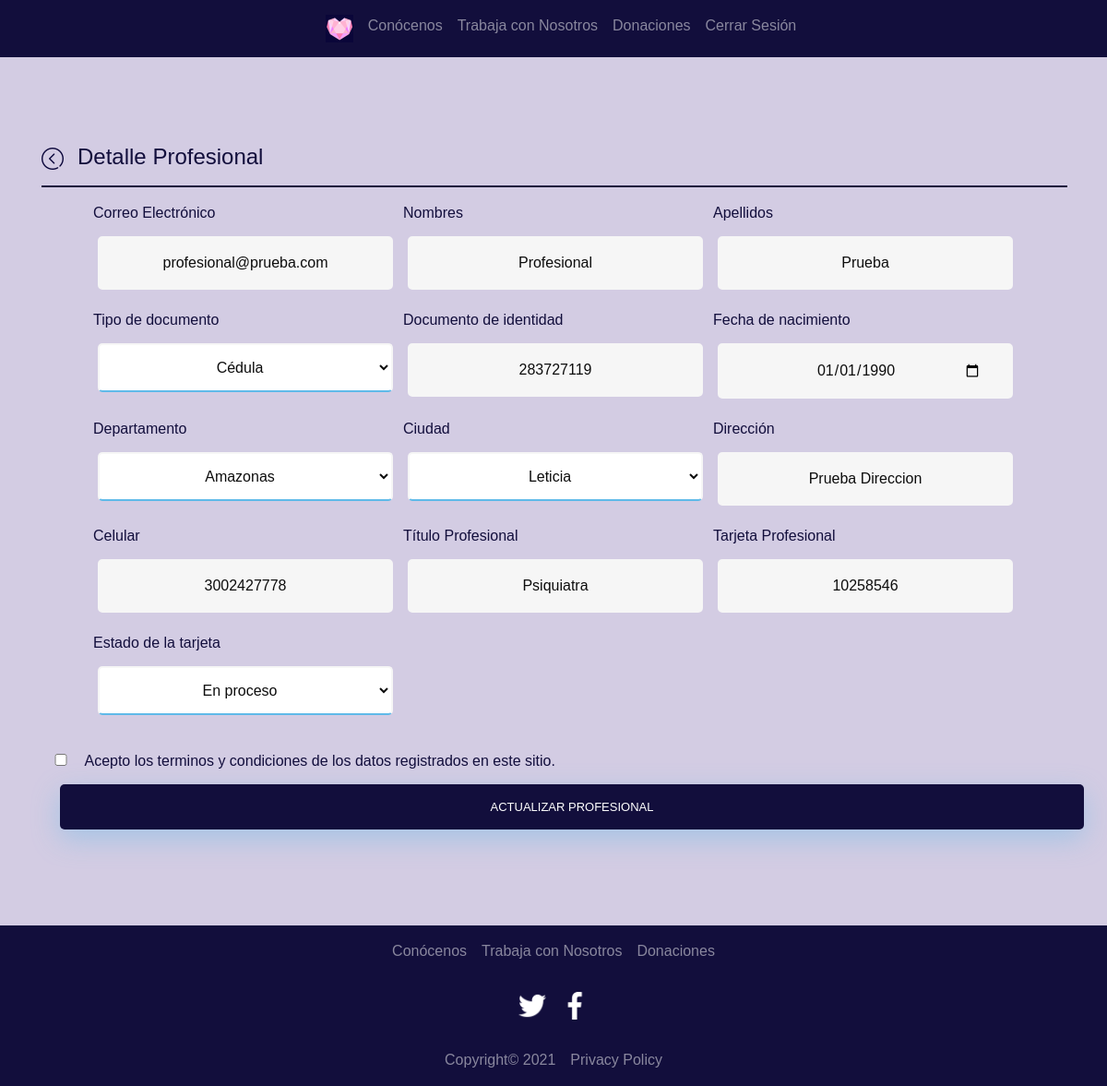
/vista/admin/profesional.php?id=39 (signed in), run on the app's committed database.
### tables this page shows
CREATE TABLE `usuario` (
  `idUsuario` bigint(20) NOT NULL,
  `tipoUsuario` varchar(60) NOT NULL,
  `correo` varchar(255) NOT NULL,
  `password` varchar(255) NOT NULL
);

CREATE TABLE `profesional` (
  `usuario_idUsuario` bigint(20) NOT NULL,
  `nombre` varchar(45) NOT NULL,
  `apellido` varchar(45) NOT NULL,
  `tipoDocumento` varchar(45) NOT NULL,
  `documentoIdentidad` varchar(45) NOT NULL,
  `fechaNacimiento` date NOT NULL,
  `departamento` varchar(125) NOT NULL,
  `ciudad` varchar(125) NOT NULL,
  `direccion` varchar(300) NOT NULL,
  `celular` varchar(45) NOT NULL,
  `tituloProfesional` varchar(125) NOT NULL,
  `tarjetaProfesional` varchar(45) NOT NULL,
  `estadoTarjeta` varchar(45) NOT NULL,
  `estado` int(1) NOT NULL DEFAULT 0
);

### utilidades/metodosBD.php (called while the page is built, shortened)
<?php
class MetodosBD{
    function consultarProfesional($usuario_idUsuario){
        $this->conn=new Conexion();
        $resultado=$this->conn->conexion();
        $result = $resultado->query("SELECT * FROM profesional WHERE usuario_idUsuario = $usuario_idUsuario");
        return $result;
    }
    function consultarUsuario($usuario_idUsuario){
            $this->conn=new Conexion();
            $resultado=$this->conn->conexion();
            $result = $resultado->query("SELECT * FROM usuario WHERE idUsuario = $usuario_idUsuario");
            return $result;
    }
}
?>

### vista/admin/profesional.php (the view, shortened to what this page needs)
<?php
require_once('../../utilidades/metodosBD.php');
$metodosBD = new MetodosBD();
if(isset($_GET['id'])){
  $idUsuario = $_GET['id'];
}else{
  header('Location: ../error.php');
}
?>
<!DOCTYPE html>
<html lang="es">
<head>
  <link rel="stylesheet" type="text/css" href="../../css/bootstrap.css">
  <link rel="stylesheet" type="text/css" href="../../css/estilos.css">
</head>
<body>
  <header>
    <nav class="navbar navbar-expand-sm navbar-dark bg-primary">
      <div class="collapse navbar-collapse  justify-content-center" id="collapsibleNavbar">
        <ul class="navbar-nav ">
          <li class="nav-item">
            <a class="nav-link" href="../../index.php"><img src="../../icons/koe.png" alt="Logo" width="30px"></a>
          </li>
          <li class="nav-item">
            <a class="nav-link" href="../conocenos_log.php">Conócenos</a>
          </li>
          <li class="nav-item">
            <a class="nav-link" href="../trabaja_con_nosotros_log.php">Trabaja con Nosotros</a>
          </li>
          <li class="nav-item">
            <a class="nav-link" href="../donaciones_log.php">Donaciones</a>
          </li>
          <li class="nav-item">
            <a class="nav-link" href="../../controlador/cerrar.php">Cerrar Sesión</a>
          </li>
        </ul>
      </div>
    </nav>
  </header>
  <div class="contenedor">
    <div class="container">
      <h4><a style="margin-right: 15px;" href="inicio.php"><img src="../../icons/back-track.png" alt="Ir atrás"></a>Detalle Profesional</h4>
      <hr>
      <form action="" method="post" class="profile-form">
        <?php
          $resultado = $metodosBD->consultarUsuario($idUsuario);
            if(mysqli_num_rows($resultado) > 0){
              while ($row = mysqli_fetch_assoc($resultado)){
              ?>
              <div>
                <ul class="profile-info contact-info">
                  <li>
                    <label for="correo">Correo Electrónico</label>
                    <input type="email" name="correo" value="<?php echo $row['correo'] ?>" disabled required>
                  </li>
              <?php
              }
            }
            $resultado = $metodosBD->consultarProfesional($idUsuario);
            if(mysqli_num_rows($resultado) > 0){
              while ($row = mysqli_fetch_assoc($resultado)){
            ?>
            <li>
              <label for="nombre">Nombres</label>
              <input type="text" name="nombre" value="<?php echo $row['nombre'] ?>" required>
            </li>
            <li>
              <label for="apellido">Apellidos</label>
              <input type="text" name="apellido" value="<?php echo $row['apellido'] ?>" required>
            </li>
            <li>
              <label for="tipoDocumento">Tipo de documento</label>
              <select class="profile-form-option" name="tipoDocumento" id="tipoDocumento" required>
                <option value="<?php echo $row['tipoDocumento'] ?>"><?php echo $row['tipoDocumento'] ?></option>
              </select>
            </li>
            <li>
              <label for="documento">Documento de identidad</label>
              <input type="text" name="documento" value="<?php echo $row['documentoIdentidad'] ?>" required>
            </li>
            <li>
              <label for="fechaNacimiento">Fecha de nacimiento</label>
              <input type="date" name="fechaNacimiento" value="<?php echo $row['fechaNacimiento'] ?>" required>
            </li>
            <li>
              <label for="departamento">Departamento</label>
              <select class="profile-form-option" name="departamento" required>
                <option value="<?php echo $row['departamento'] ?>"><?php echo $row['departamento'] ?></option>
              </select>
            </li>
            <li>
              <label for="ciudad">Ciudad</label>
              <select class="profile-form-option" name="ciudad" id="" required>
                <option value="<?php echo $row['ciudad'] ?>"><?php echo $row['ciudad'] ?></option>
              </select>
            </li>
            <li>
              <label for="direccion">Dirección</label>
              <input type="text" name="direccion" value="<?php echo $row['direccion'] ?>" required>
            </li>
            <li>
              <label for="celular">Celular</label>
              <input type="tel" name="celular" value="<?php echo $row['celular'] ?>" required>
            </li>
            <li>
              <label for="tituloProfesional">Título Profesional</label>
              <input type="text" name="tituloProfesional" value="<?php echo $row['tituloProfesional'] ?>" required>
            </li>
            <li>
              <label for="tarjetaProfesional">Tarjeta Profesional</label>
              <input type="text" name="tarjetaProfesional" value="<?php echo $row['tarjetaProfesional'] ?>" required>
            </li>
            <li>
              <label for="estadoTarjeta">Estado de la tarjeta</label>
              <select class="profile-form-option" name="estadoTarjeta" id="" required>
                <option value="<?php echo $row['estadoTarjeta'] ?>"><?php echo $row['estadoTarjeta'] ?></option>
              </select>
            </li>
          </ul>
        </div>
        <?php
        }}
        ?>
        <input class="confirm" name="terminosycondiciones" type="checkbox" required>
        <label for="terminosycondiciones">Acepto los terminos y condiciones de los datos registrados
          en este sitio.</label>
        <div class="profile-form">
          <input type="submit" name="updateProfesional" value="Actualizar Profesional">
        </div>
      </form>
    </div>
  </div>
  <footer>
    <div class="footer">
      <nav class="navbar navbar-expand-sm navbar-dark bg-primary justify-content-center">
        <ul class="navbar-nav ">
          <li class="nav-item">
            <a class="nav-link" href="../conocenos_log.php">Conócenos</a>
          </li>
          <li class="nav-item">
            <a class="nav-link" href="../trabaja_con_nosotros_log.php">Trabaja con Nosotros</a>
          </li>
          <li class="nav-item">
            <a class="nav-link" href="../donaciones_log.php">Donaciones</a>
          </li>
        </ul>
      </nav>
      <nav class="navbar navbar-expand-sm navbar-dark bg-primary justify-content-center">
        <ul class="navbar-nav ">
          <li class="nav-item">
            <a class="nav-link" href="#"><img src="../../icons/twitter.png" alt="Twitter" width="30px"></a>
          </li>
          <li class="nav-item">
            <a class="nav-link" href="#"><img src="../../icons/facebook.png" alt="Facebook" width="30px"></a>
          </li>
        </ul>
      </nav>
      <nav class="navbar navbar-expand-sm navbar-dark bg-primary justify-content-center">
        <ul class="navbar-nav ">
          <li class="nav-item">
            <a class="nav-link" href="#">Copyright© 2021</a>
          </li>
          <li class="nav-item">
            <a class="nav-link" href="#">Privacy Policy</a>
          </li>
        </ul>
      </nav>
    </div>
  </footer>
</body>
</html>

### css/estilos.css (style rules this page uses)
body { font-family: "Poppins", sans-serif; height: 100vh; }
a { color: #92badd; display: inline-block; text-decoration: none; font-weight: 400; }
ul { list-style-type: none; }
hr { border: 1px solid #120e3c; width: 100%; }
input[type="button"], input[type="submit"], input[type="reset"] { background-color: #120e3c; border: none; color: white; padding: 15px 80px; text-align: center; text-decoration: none; display: inline-block; text-transform: uppercase; font-size: 13px; -webkit-box-shadow: 0 10px 30px 0 rgba(95, 186, 233, 0.4); box-shadow: 0 10px 30px 0 rgba(95, 186, 233, 0.4); -webkit-border-radius: 5px 5px 5px 5px; border-radius: 5px 5px 5px 5px; margin: 5px 20px 40px 20px; -webkit-transition: all 0.3s ease-in-out; -moz-transition: all 0.3s ease-in-out; -ms-transition: all 0.3s ease-in-out; -o-transition: all 0.3s ease-in-out; transition: all 0.3s ease-in-out; }
input, select { background-color: #f6f6f6; border: none; color: #0d0d0d; padding: 15px 32px; text-align: center; text-decoration: none; display: inline-block; font-size: 16px; margin: 5px; width: 85%; border: 2px solid #f6f6f6; -webkit-transition: all 0.5s ease-in-out; -moz-transition: all 0.5s ease-in-out; -ms-transition: all 0.5s ease-in-out; -o-transition: all 0.5s ease-in-out; transition: all 0.5s ease-in-out; -webkit-border-radius: 5px 5px 5px 5px; border-radius: 5px 5px 5px 5px; }
input:focus, select { background-color: #fff; border-bottom: 2px solid #5fbae9; }
input:placeholder, select { color: #cccccc; }
.contenedor { min-height: 100vh; display: flex; margin: 10px; margin: 4rem 0; }
.profile-info { display: flex; flex-wrap: wrap; }
.profile-info>li { width: 15rem; margin-bottom: 1rem; }
.profile-form>input.confirm { width: 2rem; }
.profile-form>input { width: 100%; }
.profile-form-option { width: 90%; }
.contact-info>li { width: 20rem; margin-left: 1rem; }
.contact-info>li>* { width: 100%; }

### data on the page
usuario: correo "profesional@prueba.com"
profesional: nombre "Profesional", apellido "Prueba", tipoDocumento "Cédula", documento "283727119", fechaNacimiento "01/01/1990", departamento "Amazonas", ciudad "Leticia", direccion "Prueba Direccion", celular "3002427778", tituloProfesional "Psiquiatra", tarjetaProfesional "10258546", estadoTarjeta "En proceso"
